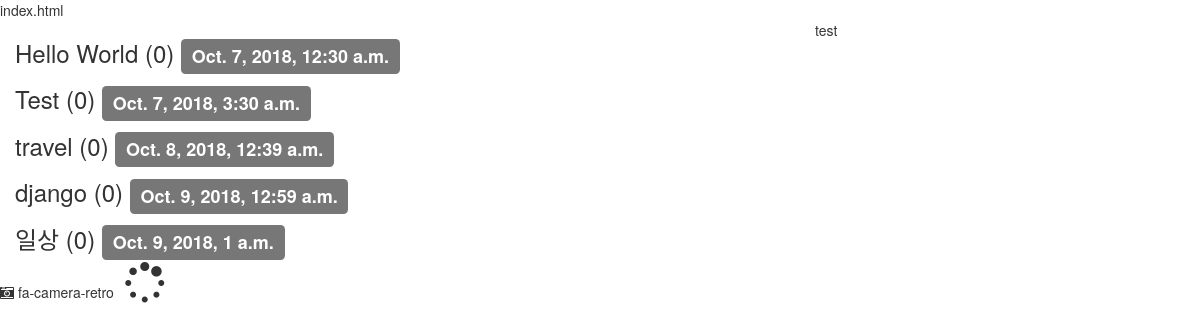
/feed/, run on the app's committed database.
### feed/models.py (models this page shows, shortened)
class Article(models.Model):
    title = models.CharField(max_length=50)
    contents = models.TextField()
    view_count = models.IntegerField(default=0)
    pub_date = models.DateTimeField('data published')
    DEVELOPMENT = 'DV'
    PERSONAL = 'PN'
    TRAVEL = 'TV'
    CATEGORY_CHOICES = (
        (DEVELOPMENT, 'development'),
        (PERSONAL, 'pensonal'),
        (TRAVEL, 'travel'),
    )
    category = models.CharField(
        max_length=2,
        choices=CATEGORY_CHOICES,
        default=DEVELOPMENT,
    )
    hashtag = models.ManyToManyField(HashTag)

### feed/views.py (the view)
def index(request):
    category = request.GET.get("category")
    hashtag = request.GET.get("hashtag")
    if not category and not hashtag:
        article_list = Article.objects.all()
    elif category:
        article_list = Article.objects.filter(category=category)
    elif hashtag:
        article_list = Article.objects.filter(hashtag__name=hashtag)
    hashtag_list = HashTag.objects.all()
    category_list = sorted(set([(article.category, article.get_category_display()) for article in article_list]))
    ctx = {
        "article_list" : article_list,
        "hashtag_list" : hashtag_list,
        "category_list" : category_list,
    }
    return render(request, "index.html", ctx)

### templates/index.html (shortened to what this page needs)
{% extends "base.html" %}
{% block body %}
<div>index.html</div>
<div class="container">
    <div class="row show-grid">
        <div class="row">
        <div class="col-md-8">
            {% for article in article_list %}
            <h3>{{ article.title }} ({{ article.view_count}}) <span class="label label-default">{{ article.pub_date}}</span></h3>
            {% endfor %}
        </div>
        <div class="col-md-4">
        test
        </div>
        </div>
    </div>
</div>
<i class="fa fa-camera-retro"></i> fa-camera-retro
<i class="fa fa-spinner fa-pulse fa-3x fa-fw"></i>
{% endblock %}

### static/css/base.css (style rules this page uses)
body { font-family: Georgia, "Times New Roman", Times, serif; color: #555; }
h1, .h1, h2, .h2, h3, .h3, h4, .h4, h5, .h5, h6, .h6 { margin-top: 0; font-family: "Helvetica Neue", Helvetica, Arial, sans-serif; font-weight: normal; color: #333; }
@media (min-width: 1200px) { .container { width: 970px; } }

### data on the page
Article: title "Hello World", view_count "0", pub_date "Oct. 7, 2018, 12:30 a.m."
Article: title "Test", view_count "0", pub_date "Oct. 7, 2018, 3:30 a.m."
Article: title "travel", view_count "0", pub_date "Oct. 8, 2018, 12:39 a.m."
Article: title "django", view_count "0", pub_date "Oct. 9, 2018, 12:59 a.m."
Article: title "일상", view_count "0", pub_date "Oct. 9, 2018, 1 a.m."
